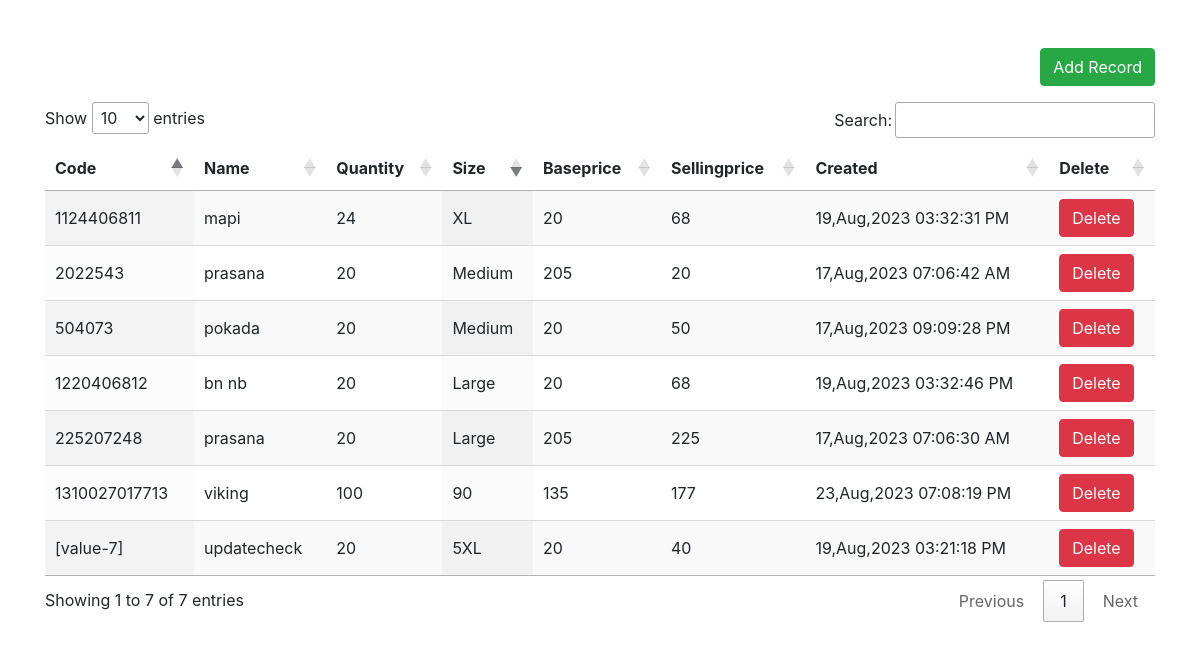
The app's page /product/index.php with its own data.
### tables this page shows
CREATE TABLE `product` (
  `id` int(100) NOT NULL,
  `name` varchar(255) NOT NULL,
  `quantity` int(100) NOT NULL,
  `size` varchar(255) NOT NULL,
  `baseprice` varchar(255) NOT NULL,
  `sellingprice` varchar(255) NOT NULL,
  `code` varchar(255) NOT NULL,
  `created` varchar(255) NOT NULL
);

### product/index.php (the view, shortened to what this page needs)
<!DOCTYPE html>
<html lang="en">
  <head>
   <link rel="stylesheet" href="https://maxcdn.bootstrapcdn.com/bootstrap/4.0.0/css/bootstrap.min.css">
   <link rel="stylesheet" type="text/css" href="https://cdn.datatables.net/1.13.6/css/jquery.dataTables.min.css">
  </head>
  <body>
  <div class='container mt-5'>
      <p class='text-right'><a href='#' class='btn btn-success' id='add_record'>Add Record</a></p>
    <table  id="example" class="display">
    <thead>
       <th>Code</th>
      <th>Name</th>
      <th>Quantity</th>
      <th>Size</th>
      <th>Baseprice</th>
      <th>Sellingprice</th>
      <th>Created</th>
      <th>Delete</th>
    </thead>
    <tbody id='tbody'>
      <?php
        $con=mysqli_connect("localhost","root","","penquin");
        $sql="select * from product";
        $res=$con->query($sql);
        while($row=$res->fetch_assoc()){
          echo "
            <tr uid='{$row["id"]}'>
              <td>{$row["code"]}</td>
              <td>{$row["name"]}</td>
              <td>{$row["quantity"]}</td>
              <td>{$row["size"]}</td>
              <td>{$row["baseprice"]}</td>
              <td>{$row["sellingprice"]}</td>
              <td>{$row["created"]}</td>
              <td><a href='#' class='btn btn-danger delete'>Delete</a></td>
            </tr>
          ";
        }
      ?>
    </tbody>
    </table>
  </div>
  </body>
</html>

### records on screen
product: code "225207248", name "prasana", quantity "20", size "Large", baseprice "205", sellingprice "225", created "17,Aug,2023 07:06:30 AM"
product: code "2022543", name "prasana", quantity "20", size "Medium", baseprice "205", sellingprice "20", created "17,Aug,2023 07:06:42 AM"
product: code "504073", name "pokada", quantity "20", size "Medium", baseprice "20", sellingprice "50", created "17,Aug,2023 09:09:28 PM"
product: code "[value-7]", name "updatecheck", quantity "20", size "5XL", baseprice "20", sellingprice "40", created "19,Aug,2023 03:21:18 PM"
product: code "1124406811", name "mapi", quantity "24", size "XL", baseprice "20", sellingprice "68", created "19,Aug,2023 03:32:31 PM"
product: code "1220406812", name "bn nb", quantity "20", size "Large", baseprice "20", sellingprice "68", created "19,Aug,2023 03:32:46 PM"
product: code "1310027017713", name "viking", quantity "100", size "90", baseprice "135", sellingprice "177", created "23,Aug,2023 07:08:19 PM"
